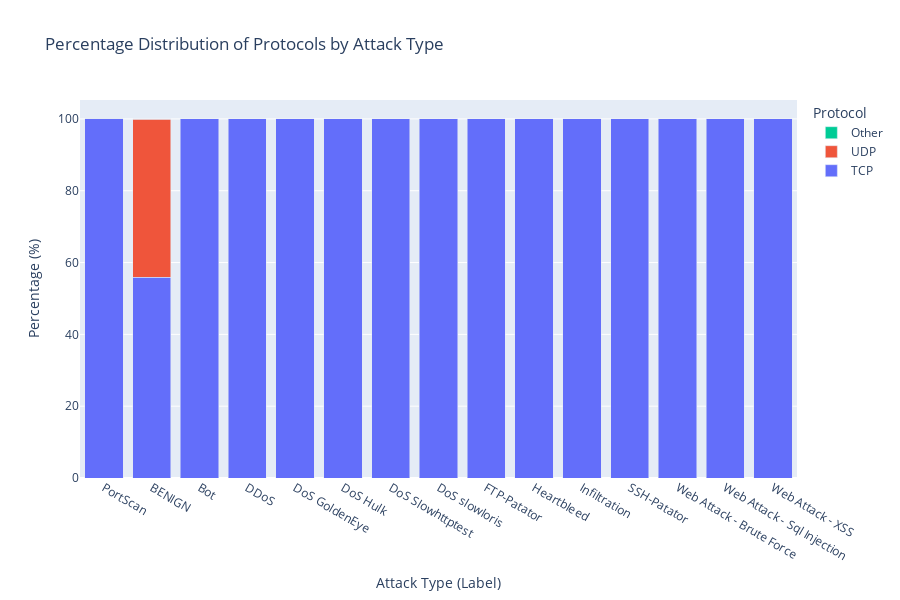

The cell this chart's notebook holds for it:
### Code cell
output_path = 'saved_plots/stacked_box_protocol_distribution.csv'
protocol_df = pd.read_csv(output_path)

print(protocol_df)

fig = go.Figure()

for protocol_name in ['TCP', 'UDP', 'Other']:
    plot_data = protocol_df[protocol_df['Protocol_Name'] == protocol_name]

    if not plot_data.empty:
        fig.add_trace(go.Bar(
            x=plot_data['Label'],
            y=plot_data['Percentage'],
            name=protocol_name
        ))

fig.update_layout(
    barmode='stack',
    title_text="Percentage Distribution of Protocols by Attack Type",
    xaxis_title="Attack Type (Label)",
    yaxis_title="Percentage (%)",
    height=600,
    legend_title_text='Protocol',
    xaxis={'categoryorder':'total descending'}
)

fig.show()

### Figure 1 — Plotly figure (JSON) as saved in the notebook; plotly's stock layout.template omitted (floating-point values rounded to 4 significant figures)
{"data": [{"name": "TCP", "type": "bar", "x": ["BENIGN", "Bot", "DDoS", "DoS GoldenEye", "DoS Hulk", "DoS Slowhttptest", "DoS slowloris", "FTP-Patator", "Heartbleed", "Infiltration", "PortScan", "SSH-Patator", "Web Attack - Brute Force", "Web Attack - Sql Injection", "Web Attack - XSS"], "y": [55.95, 100.0, 100.0, 100.0, 100.0, 100.0, 100.0, 100.0, 100.0, 100.0, 100.0, 100.0, 100.0, 100.0, 100.0]}, {"name": "UDP", "type": "bar", "x": ["BENIGN", "PortScan"], "y": [43.98, 0.0006292]}, {"name": "Other", "type": "bar", "x": ["BENIGN", "PortScan"], "y": [0.07436, 0.003775]}], "layout": {"barmode": "stack", "height": 600, "legend": {"title": {"text": "Protocol"}}, "title": {"text": "Percentage Distribution of Protocols by Attack Type"}, "xaxis": {"categoryorder": "total descending", "title": {"text": "Attack Type (Label)"}}, "yaxis": {"title": {"text": "Percentage (%)"}}}}
